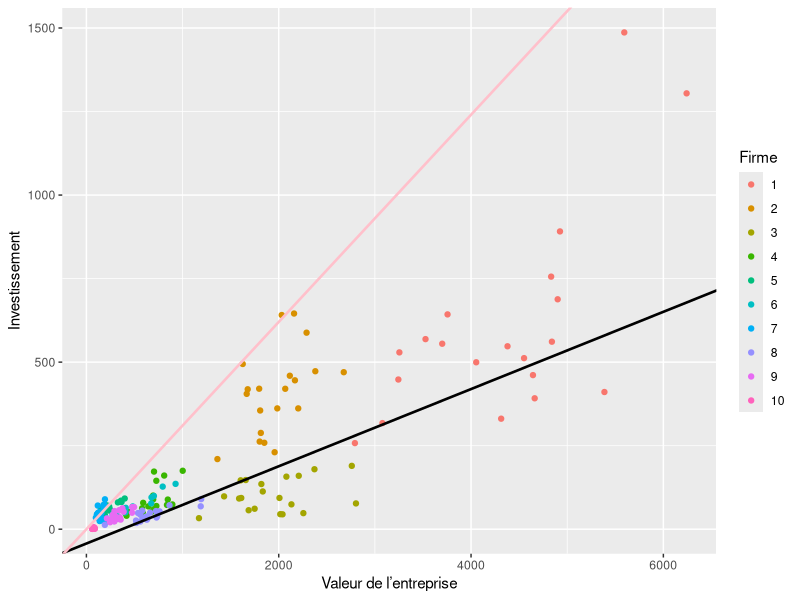
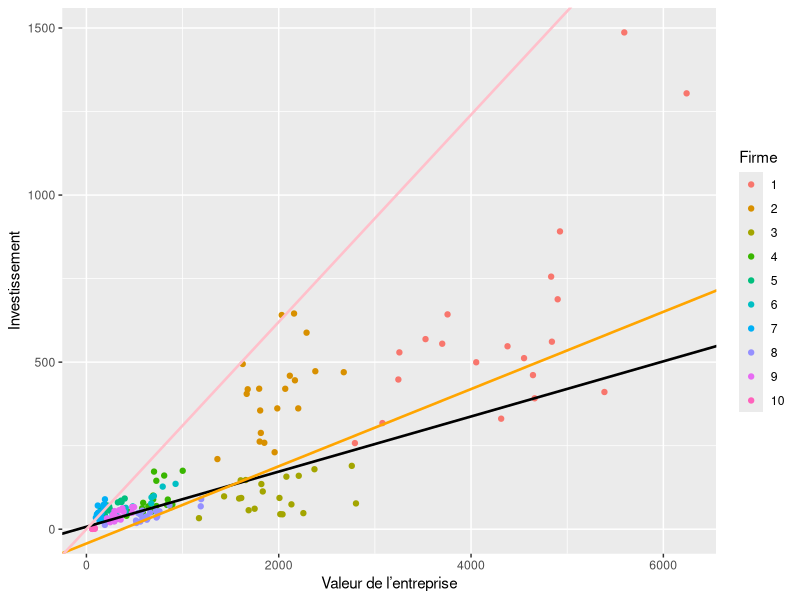

Reproduce these figures in R, in order. (Note: this script raises an error after producing the figures.)
library(lubridate)
library(dplyr)
library(ggplot2)

#Cours
library(plm)
data("Grunfeld", package = "plm")
model <- plm(inv ~ value + capital, data = Grunfeld, model = "pooling")
summary(model)


#Pour le within
mod_FE_within <- plm(inv ~ value + capital,
                     data = Grunfeld,
                     model = "within",
                     effect = "individual")
summary(mod_FE_within)

#Ici un R2ajuste de .75311



#pout le pooling
mod1_pool <- plm(inv ~ value + capital,
                 data = Grunfeld,
                 model = "pooling")
summary(mod1_pool)



#Ici un R2ajuste de .8105



#Ici seulement avec la value
pool_mod <- plm(inv ~ value + capital, data = Grunfeld, model = "pooling")

summary(pool_mod)# Ici  0.73299





coef_pool <- coef(pool_mod)
coef_wt <- coef(mod_FE_within)

ggplot(Grunfeld, aes(x = value, y = inv,
                     color = factor(firm))) +
  geom_point() +
  geom_abline(intercept = coef_pool[1],
              slope = coef_pool[2],
              color = "black",
              linewidth = 0.9) +
  geom_abline(intercept = coef_wt[1],
              slope = coef_wt[2],
              color = "pink",
              linewidth = 0.9) +
  labs(x = "Valeur de l’entreprise",
       y = "Investissement",
       color = "Firme")


#Modele avec l'individualité



fd_mod <- plm(inv ~ value, data = Grunfeld, model = "fd",effect = "individual")
coef <- coef(fd_mod)

ggplot(Grunfeld, aes(x = value, y = inv,
                     color = factor(firm))) +
  geom_point() +
  geom_abline(intercept = coef[1],
              slope = coef[2],
              color = "black",
              linewidth = 0.9) +
  geom_abline(intercept = coef_pool[1],
              slope = coef_pool[2],
              color = "orange",
              linewidth = 0.9) +
  geom_abline(intercept = coef_wt[1],
              slope = coef_wt[2],
              color = "pink",
              linewidth = 0.9) +
  labs(x = "Valeur de l’entreprise",
       y = "Investissement",
       color = "Firme")






ggplqot(Grunfeld, aes(x = value + capital, y = inv,
                     color = factor(firm))) +
  geom_point() +
  geom_abline(intercept = coef[1],
              slope = coef[2],
              color = "black",
              linewidth = 0.9) +
  labs(x = "Valeur de l’entreprise",
       y = "Investissement",
       color = "Firme")
  
